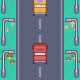

A 2D game scene composited from a Tiled map and its tileset images. What follows is a short description and the map's XML, with every tile layer's data as written:
An orthogonal 5x5 tile map with 16x16 px tiles, 3 tile layers (Ground, Ground2, Objects), 2 tilesets.

<map version="1.8" tiledversion="1.8.1" orientation="orthogonal" renderorder="right-down" width="5" height="5" tilewidth="16" tileheight="16" infinite="0" nextlayerid="7" nextobjectid="1">
 <editorsettings>
  <export target="jsonmap2.json" format="json" />
 </editorsettings>
 <tileset firstgid="1" name="tilemap_packed" tilewidth="16" tileheight="16" tilecount="486" columns="27">
  <image source="tilemap_packed.png" width="432" height="288" />
 </tileset>
 <tileset firstgid="487" name="roguelikeDungeon_transparent" tilewidth="16" tileheight="16" margin="1" tilecount="570" columns="30">
  <image source="roguelikeDungeon_transparent.png" width="492" height="305" />
 </tileset>
 <layer id="1" name="Ground" width="5" height="5">
  <data encoding="csv">
29,1610613143,463,2684354967,29,
29,1610613143,463,2684354967,29,
29,1610613143,463,2684354967,29,
29,1610613143,463,2684354967,29,
29,1610613143,463,2684354967,29
</data>
 </layer>
 <layer id="6" name="Ground2" width="5" height="5">
  <data encoding="csv">
0,0,0,0,0,
610,0,0,0,577,
0,0,0,0,0,
578,0,0,0,579,
0,0,0,0,0
</data>
 </layer>
 <layer id="4" name="Objects" width="5" height="5">
  <data encoding="csv">
2147483840,0,426,0,192,
2147483813,0,0,0,165,
2147483840,0,453,0,192,
2147483813,0,480,0,165,
2147483840,0,0,0,192
</data>
 </layer>
</map>
